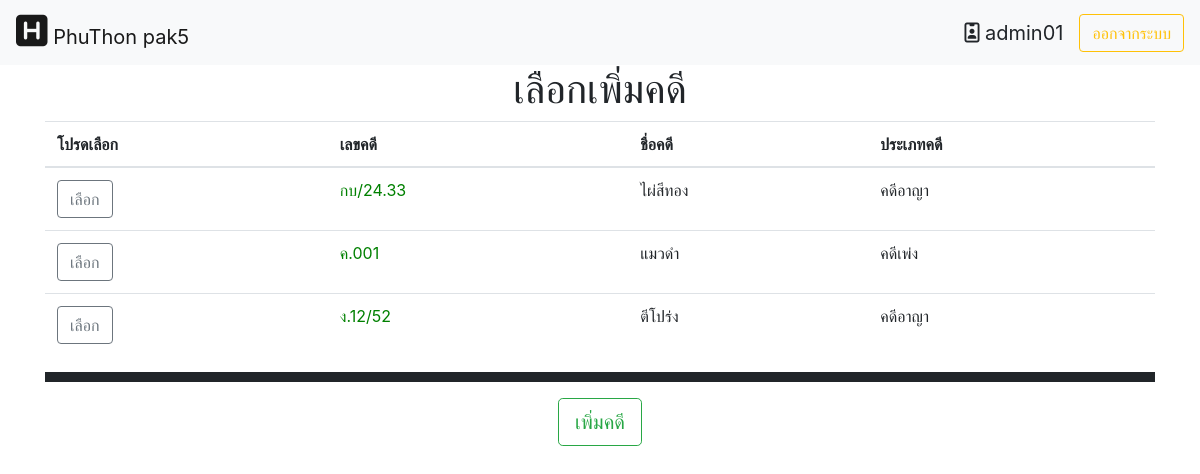
The app's page /module/main/home.php?&module=2&action=2 (signed in), older data.
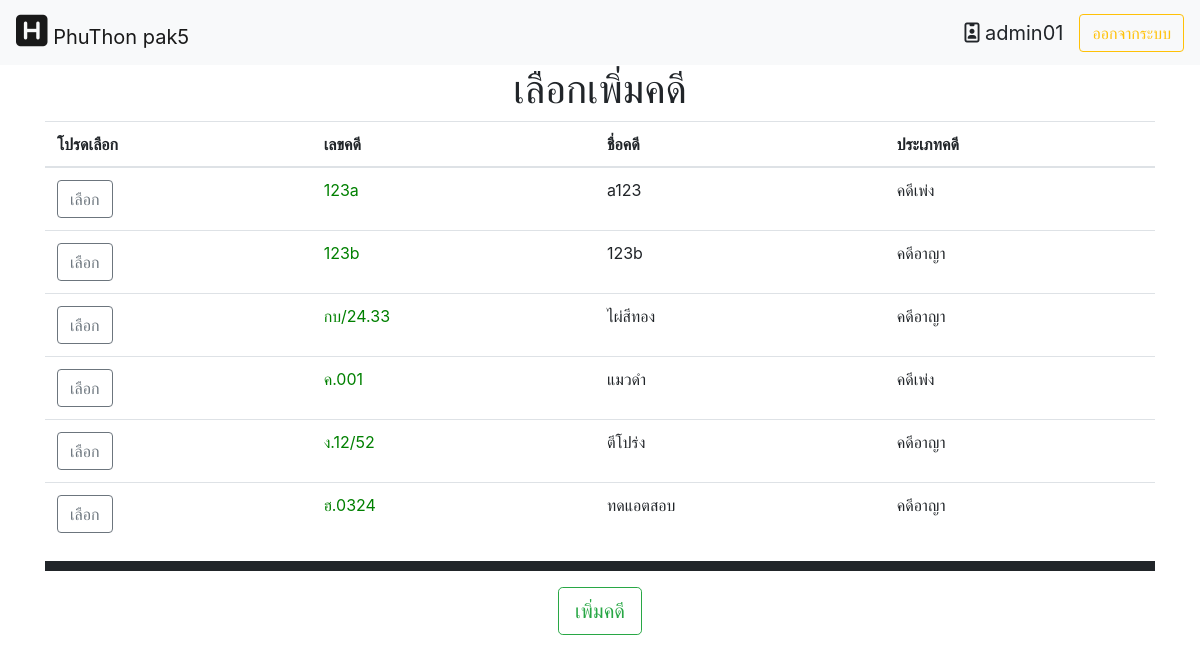
The same page, newer data.
### tables this page shows
CREATE TABLE `case_name` (
  `case_id` varchar(255) NOT NULL,
  `case_name` varchar(255) NOT NULL,
  `case_type` tinyint(2) NOT NULL,
  `case_savetime` timestamp NOT NULL DEFAULT current_timestamp() ON UPDATE current_timestamp(),
  `case_status` tinyint(2) NOT NULL
);

### module/insert/idcase_insert.php (the view, shortened to what this page needs)
<h1 class="text-center">เลือกเพิ่มคดี</h1>
<table class="table" id="myTable">
<thead>
    <tr>
      <th scope="col">โปรดเลือก</th>
      <th scope="col">เลขคดี</th>
      <th scope="col">ชื่อคดี</th>
      <th scope="col">ประเภทคดี</th>
    </tr>
  </thead>
<?php
$con = connect_db();
$sql_res = mysqli_query($con,"SELECT cn.case_id,cn.case_name,cn.case_type,cn.case_savetime FROM case_name as cn")or die("select sql responsible_person error".mysqli_error($con));
       while(list($case_id,$case_name,$case_type)=mysqli_fetch_row($sql_res)){
        if($case_type==1){
          $case_typeName="คดีเพ่ง";
        }else{
          $case_typeName="คดีอาญา";
        }
            echo"
            <tr>
              <td ><a href='?datacase=$case_id&module=2&action=3'><button type='button' class='btn btn-outline-secondary'>เลือก</button></a></td>
              <td><a href='?datacase=$case_id&module=1&action=1'>$case_id</a></td>
              <td>$case_name</td>
              <td>$case_typeName</td>
          </tr>";
        }
?>
</table>
  <hr style="border: solid 5px;">
  <p class="text-center"><td class="text-center" colspan=4><button type="button" class="btn btn-outline-success btn_add btn-lg" id="btn_add">เพิ่มคดี</button></p>

### module/main/home.php (shortened to what this page needs)
<html lang="en">
<head>
  <link rel="stylesheet" href="https://maxcdn.bootstrapcdn.com/bootstrap/4.3.1/css/bootstrap.min.css">
  <link rel="stylesheet" type="text/css" href="https://cdn.datatables.net/v/dt/dt-1.10.18/datatables.min.css"/>
  <link rel="stylesheet" href="home.css">
</head>
<body>
 <nav class="navbar navbar-expand-lg navbar-light bg-light">
  <a class="navbar-brand" href="home.php"><i style="font-size: 36px" class="fas fa-h-square"></i> PhuThon pak5</a>
  <div class="collapse navbar-collapse" id="navbarTogglerDemo03">
    <form class="form-inline my-2 my-lg-0">
    <a class="navbar-brand"><i class="far fa-id-badge"></i> <?php echo $_SESSION['user_name']; ?></a>
    <a href="../fuction/destroy_session.php"><button class="btn btn-outline-warning my-2 my-sm-0" type="button">ออกจากระบบ</button></a>
    </form>
  </div>
</nav>
<div class="container bigbody">
<?php
include("../fuction/fc_module.php");
if(empty($_GET['module'])||empty($_GET['action'])){
  module(0,0);
}else{
  module($_GET['module'],$_GET['action']);
}
?>
  </div>
</body>
</html>

### module/fuction/fc_module.php (shortened to what this page needs)
<?php
    function module($module,$action){
        $m = "";
        $a = "";
        switch($module){
            case 2 : $m="insert"; break;
        }
        switch($action){
            case 2 : $a="idcase_insert.php"; break;
        }
        if($m=="404"||$a=="404.php"){
            include("../404/404.php");
        }else{
            include("../$m/$a");
        }
    }
?>

### module/main/home.css (style rules this page uses)
a { color: green; }

Row changes from the older to the newer data that the page shows:
added case_name: case_id "123a", case_name "a123", case_type "คดีเพ่ง"
added case_name: case_id "123b", case_name "123b", case_type "คดีอาญา"
added case_name: case_id "ฮ.0324", case_name "ทดแอตสอบ", case_type "คดีอาญา"
